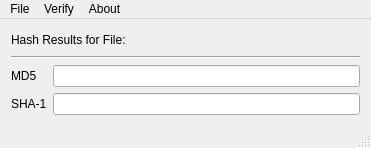
<?xml version="1.0" encoding="UTF-8"?>
<ui version="4.0">
 <class>zHash</class>
 <widget class="QMainWindow" name="zHash">
  <property name="geometry">
   <rect>
    <x>0</x>
    <y>0</y>
    <width>371</width>
    <height>146</height>
   </rect>
  </property>
  <property name="sizePolicy">
   <sizepolicy hsizetype="Minimum" vsizetype="Minimum">
    <horstretch>0</horstretch>
    <verstretch>0</verstretch>
   </sizepolicy>
  </property>
  <property name="windowTitle">
   <string>zHash</string>
  </property>
  <widget class="QWidget" name="centralWidget">
   <layout class="QVBoxLayout" name="verticalLayout_3">
    <item>
     <layout class="QHBoxLayout" name="horizontalLayout">
      <item>
       <widget class="QLabel" name="label_3">
        <property name="text">
         <string>Hash Results for File:</string>
        </property>
       </widget>
      </item>
      <item>
       <widget class="QLabel" name="fileLabel">
        <property name="text">
         <string/>
        </property>
       </widget>
      </item>
      <item>
       <spacer name="horizontalSpacer">
        <property name="orientation">
         <enum>Qt::Horizontal</enum>
        </property>
        <property name="sizeHint" stdset="0">
         <size>
          <width>40</width>
          <height>20</height>
         </size>
        </property>
       </spacer>
      </item>
     </layout>
    </item>
    <item>
     <widget class="Line" name="line">
      <property name="orientation">
       <enum>Qt::Horizontal</enum>
      </property>
     </widget>
    </item>
    <item>
     <layout class="QHBoxLayout" name="horizontalLayout_2">
      <item>
       <layout class="QVBoxLayout" name="verticalLayout">
        <item>
         <widget class="QLabel" name="label">
          <property name="text">
           <string>MD5</string>
          </property>
         </widget>
        </item>
        <item>
         <widget class="QLabel" name="label_2">
          <property name="text">
           <string>SHA-1</string>
          </property>
         </widget>
        </item>
       </layout>
      </item>
      <item>
       <layout class="QVBoxLayout" name="verticalLayout_2">
        <item>
         <widget class="QLineEdit" name="md5Edit"/>
        </item>
        <item>
         <widget class="QLineEdit" name="sha1Edit"/>
        </item>
       </layout>
      </item>
     </layout>
    </item>
   </layout>
  </widget>
  <widget class="QMenuBar" name="menuBar">
   <property name="geometry">
    <rect>
     <x>0</x>
     <y>0</y>
     <width>371</width>
     <height>21</height>
    </rect>
   </property>
   <widget class="QMenu" name="menuFile">
    <property name="title">
     <string>File</string>
    </property>
    <addaction name="actionOpen"/>
    <addaction name="actionInput_String"/>
    <addaction name="actionSave"/>
    <addaction name="separator"/>
    <addaction name="actionExit"/>
   </widget>
   <widget class="QMenu" name="menuVerify">
    <property name="title">
     <string>Verify</string>
    </property>
    <addaction name="actionVerify_VHF"/>
    <addaction name="actionVerify_MD5"/>
    <addaction name="actionVerify_SHA_1"/>
   </widget>
   <widget class="QMenu" name="menuAbout">
    <property name="title">
     <string>About</string>
    </property>
    <addaction name="actionAbout_zHash"/>
    <addaction name="actionAbout_QT"/>
   </widget>
   <addaction name="menuFile"/>
   <addaction name="menuVerify"/>
   <addaction name="menuAbout"/>
  </widget>
  <widget class="QStatusBar" name="statusBar"/>
  <action name="actionOpen">
   <property name="enabled">
    <bool>true</bool>
   </property>
   <property name="icon">
    <iconset resource="res.qrc">
     <normaloff>:/actions/fileopen.png</normaloff>:/actions/fileopen.png</iconset>
   </property>
   <property name="text">
    <string>Open...</string>
   </property>
   <property name="shortcut">
    <string>Ctrl+O</string>
   </property>
  </action>
  <action name="actionSave">
   <property name="enabled">
    <bool>false</bool>
   </property>
   <property name="icon">
    <iconset resource="res.qrc">
     <normaloff>:/actions/filesave.png</normaloff>:/actions/filesave.png</iconset>
   </property>
   <property name="text">
    <string>Save Hash</string>
   </property>
   <property name="toolTip">
    <string>Save Hash File</string>
   </property>
   <property name="shortcut">
    <string>Ctrl+S</string>
   </property>
  </action>
  <action name="actionExit">
   <property name="icon">
    <iconset resource="res.qrc">
     <normaloff>:/actions/exit.png</normaloff>:/actions/exit.png</iconset>
   </property>
   <property name="text">
    <string>Exit</string>
   </property>
   <property name="toolTip">
    <string>Exit zHash</string>
   </property>
   <property name="shortcut">
    <string>Ctrl+Q</string>
   </property>
  </action>
  <action name="actionVerify_VHF">
   <property name="enabled">
    <bool>false</bool>
   </property>
   <property name="icon">
    <iconset resource="res.qrc">
     <normaloff>:/actions/endturn.png</normaloff>:/actions/endturn.png</iconset>
   </property>
   <property name="text">
    <string>Verify VHF</string>
   </property>
   <property name="toolTip">
    <string>Verify using VHF File</string>
   </property>
   <property name="shortcut">
    <string>Ctrl+H</string>
   </property>
  </action>
  <action name="actionVerify_MD5">
   <property name="enabled">
    <bool>false</bool>
   </property>
   <property name="icon">
    <iconset resource="res.qrc">
     <normaloff>:/actions/endturn.png</normaloff>:/actions/endturn.png</iconset>
   </property>
   <property name="text">
    <string>Verify MD5</string>
   </property>
   <property name="toolTip">
    <string>Verify MD5 Checksum</string>
   </property>
   <property name="shortcut">
    <string>Ctrl+M</string>
   </property>
  </action>
  <action name="actionVerify_SHA_1">
   <property name="enabled">
    <bool>false</bool>
   </property>
   <property name="icon">
    <iconset resource="res.qrc">
     <normaloff>:/actions/endturn.png</normaloff>:/actions/endturn.png</iconset>
   </property>
   <property name="text">
    <string>Verify SHA-1</string>
   </property>
   <property name="toolTip">
    <string>Verify SHA-1 Checksum</string>
   </property>
   <property name="shortcut">
    <string>Ctrl+1</string>
   </property>
  </action>
  <action name="actionAbout_zHash">
   <property name="icon">
    <iconset resource="res.qrc">
     <normaloff>:/actions/help.png</normaloff>:/actions/help.png</iconset>
   </property>
   <property name="text">
    <string>About zHash</string>
   </property>
   <property name="shortcut">
    <string>F1</string>
   </property>
  </action>
  <action name="actionAbout_QT">
   <property name="icon">
    <iconset resource="res.qrc">
     <normaloff>:/actions/help.png</normaloff>:/actions/help.png</iconset>
   </property>
   <property name="text">
    <string>About QT</string>
   </property>
   <property name="shortcut">
    <string>F2</string>
   </property>
  </action>
  <action name="actionInput_String">
   <property name="icon">
    <iconset resource="res.qrc">
     <normaloff>:/actions/fileopen.png</normaloff>:/actions/fileopen.png</iconset>
   </property>
   <property name="text">
    <string>Input String...</string>
   </property>
   <property name="shortcut">
    <string>Ctrl+I</string>
   </property>
  </action>
 </widget>
 <layoutdefault spacing="6" margin="11"/>
 <resources>
  <include location="res.qrc"/>
 </resources>
 <connections/>
</ui>
